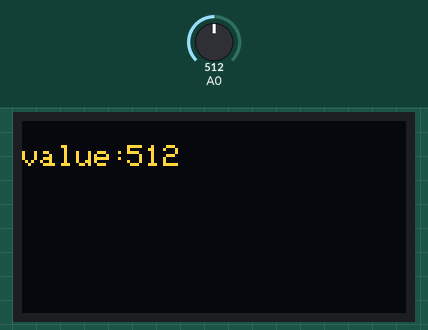
Simulated run of this sketch. Board: Arduino Uno, built with avr-gcc and run on an emulated ATmega328P. On the bench: 128×64 one-colour display. Inputs (shaded band) come from the test bench; at power-on: A0 = 512. The OLED is the two-colour kind (top 16 rows yellow); what the sketch prints to the serial monitor is not drawn.

Above: at 1.8 s.
1.9 s: A0 set to 610
At 2.9 s:
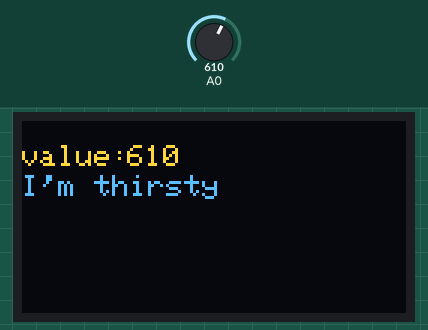
3.6 s: A0 set to 593
At 5.3 s:
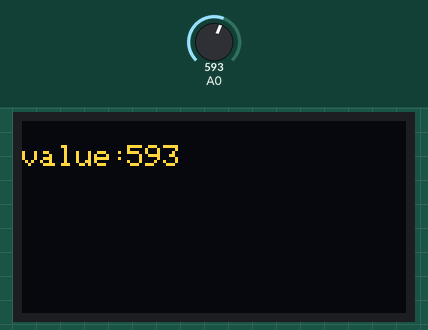
5.6 s: A0 set to 511
At 7.6 s:
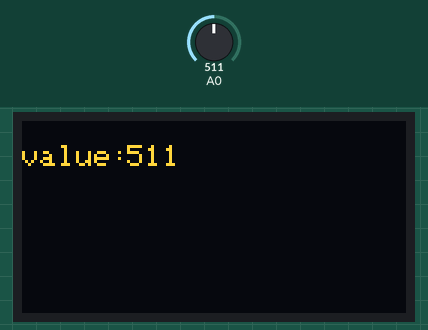
Timing chart, 0 to 9.1 s (numbered marks = the images above; inputs shaded):
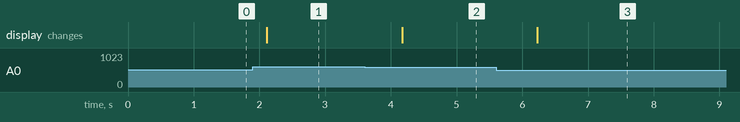

The sketch:

lesson4.ino
```cpp
#include <Adafruit_GFX.h>
#include <Adafruit_SSD1306.h>
#include <SimpleDHT.h>
// Initialize OLED display object and set resolution to 128x64
Adafruit_SSD1306 display = Adafruit_SSD1306(128, 64, &Wire);

int soil_value=0;
void setup() {
  Serial.begin(9600);
  // Initialize OLED display screen
  display.begin(SSD1306_SWITCHCAPVCC, 0x3C);
  display.clearDisplay();
}

void loop() {
  soil_value = analogRead(0); // get adc value
   // Set Text Style
  display.setTextSize(1);
  display.setTextColor(WHITE);
  display.setCursor(0, 8);
  display.println("value:");
  display.setCursor(35, 8);
  display.println(soil_value);
  if(soil_value>600)
  {
    Serial.println("I'm thirsty");
    display.setCursor(0, 18);
    display.println("I'm thirsty");
  }
  Serial.println(soil_value);
  display.display();
  delay(1000);
  display.clearDisplay();
}
```

Measured:
- the behaviour switches between 601 and 600 on A0 (found by bisection; images 1 and 2)
- after the input at 1.9 s, the display: changes after 0.22 s (image 1)
- after the input at 3.6 s, the display: changes after 0.57 s (image 2)
- after the input at 5.6 s, the display: changes after 0.63 s (image 3)
